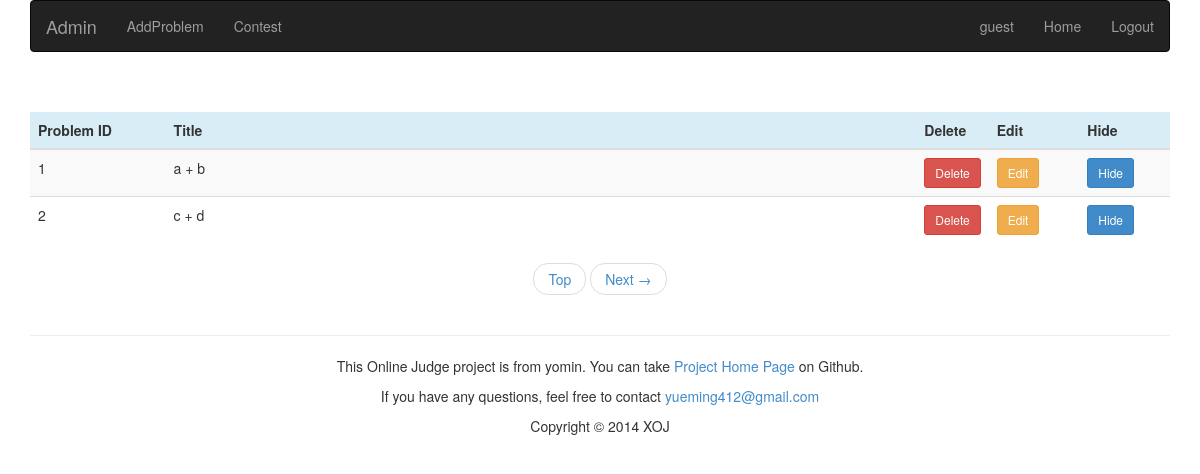
The app's page /admin/problemset/ (signed in), older data.
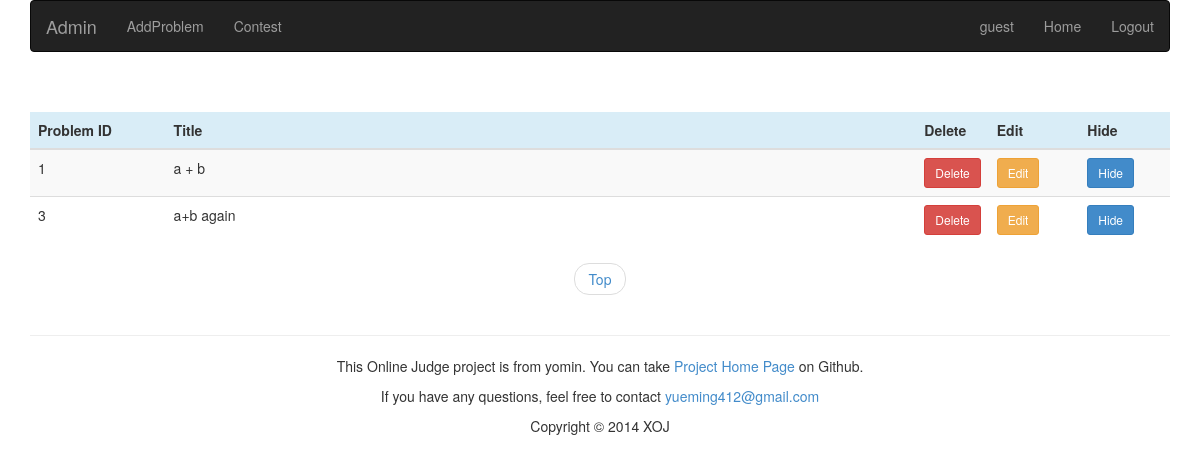
The same page, newer data.
### appfile/models.py (models this page shows, shortened)
class Problem(db.Model):
    pid = db.Column(db.Integer, primary_key=True)
    title = db.Column(db.String(299))
    description = db.Column(db.Text)
    pinput = db.Column(db.Text)
    poutput = db.Column(db.Text)
    sinput = db.Column(db.Text)
    soutput = db.Column(db.Text)
    hint = db.Column(db.Text)
    time_limit = db.Column(db.Integer)
    memory_limit = db.Column(db.Integer)
    ac_count = db.Column(db.Integer, default = 0)
    submit_count = db.Column(db.Integer, default = 0)
    visable = db.Column(db.Boolean, default = True)

### appfile/views.py (the view)
@app.route('/admin/problemset/')
@app.route('/admin/problemset/page=<int:page>')
@admin_required
def admin_problemset(page = 1):
    problem_list = Problem.query.order_by(Problem.pid).paginate(page, MAX_PROBLEM_NUM_ONE_PAGE, False)
    return render_template('admin_problemset.html', page = page, problem_list = problem_list)

### appfile/models.py (called while the page is built)
    def is_authenticated(self):
        return True

### appfile/views.py (called while the page is built)
def admin_required(func):
    @wraps(func)
    def check(*args, **kw):
        if current_user.is_authenticated() and current_user.is_admin:
            return func(*args,**kw)
        else:
            return PERMISSION_ERROR
    return check

@login_manager.user_loader
def load_user(userid):
    return User.query.get(userid)

@app.before_request
def before_request():
    g.user = current_user
    if g.user.is_authenticated():
        g.url = url_for('userinfo',userid = g.user.userid)

### appfile/templates/admin_problemset.html (shortened to what this page needs)
{% extends "admin_base.html" %}
{% block content %}
<br><br>
<div class="container">
    <table class="table table-striped table-hover">
        <thead>
            <tr class="info">
                <th id="ps_pid">Problem ID</th>
                <th id="ps_title">Title</th>
                <th>Delete</th>
                <th id="ps_ac">Edit</th>
                <th id="ps_submit">Hide</th>
            </tr>
        </thead>
        <tbody>
            {% for problem in problem_list.items %}
            <tr>
                <td>{{ problem.pid }}</td>
                <td align="left">{{ problem.title }}</td>
                <td>
                    <a href={{ url_for('admin_delete_problem', pid=problem.pid) }} class="btn btn-danger btn-sm"> Delete </a>
                </td>
                <td>
                    <a href={{ url_for('admin_edit_problem', pid=problem.pid) }} class="btn btn-warning btn-sm"> Edit </a>
                </td>
                {% if problem.visable %}
                <td>
                    <a href={{ url_for('admin_hide_problem', pid = problem.pid) }} class="btn btn-primary btn-sm"> Hide </a>
                </td>
                {% else %}
                <td>
                    <a href={{ url_for('admin_display_problem',pid = problem.pid) }} class="btn btn-primary btn-sm"> Display </a>
                </td>
                {% endif %}
            </tr>
            {% endfor %}
        </tbody>
    </table>
    <ul class="pager">
        <li>
            <a href={{ url_for('admin_problemset') }}>Top</a>
        </li>
        {% if problem_list.has_next %}
        <li>
            <a href={{ url_for('admin_problemset', page = problem_list.next_num) }}>Next &rarr;</a>
        </li>
        {% endif %}
    </ul>
</div>
{% endblock %}

Row changes from the older to the newer data that the page shows:
removed Problem: pid "2", title "c + d"
now on this page (row unchanged): Problem: pid "3", title "a+b again"
Text that changed along with them:
text no longer shown: "Next →"
